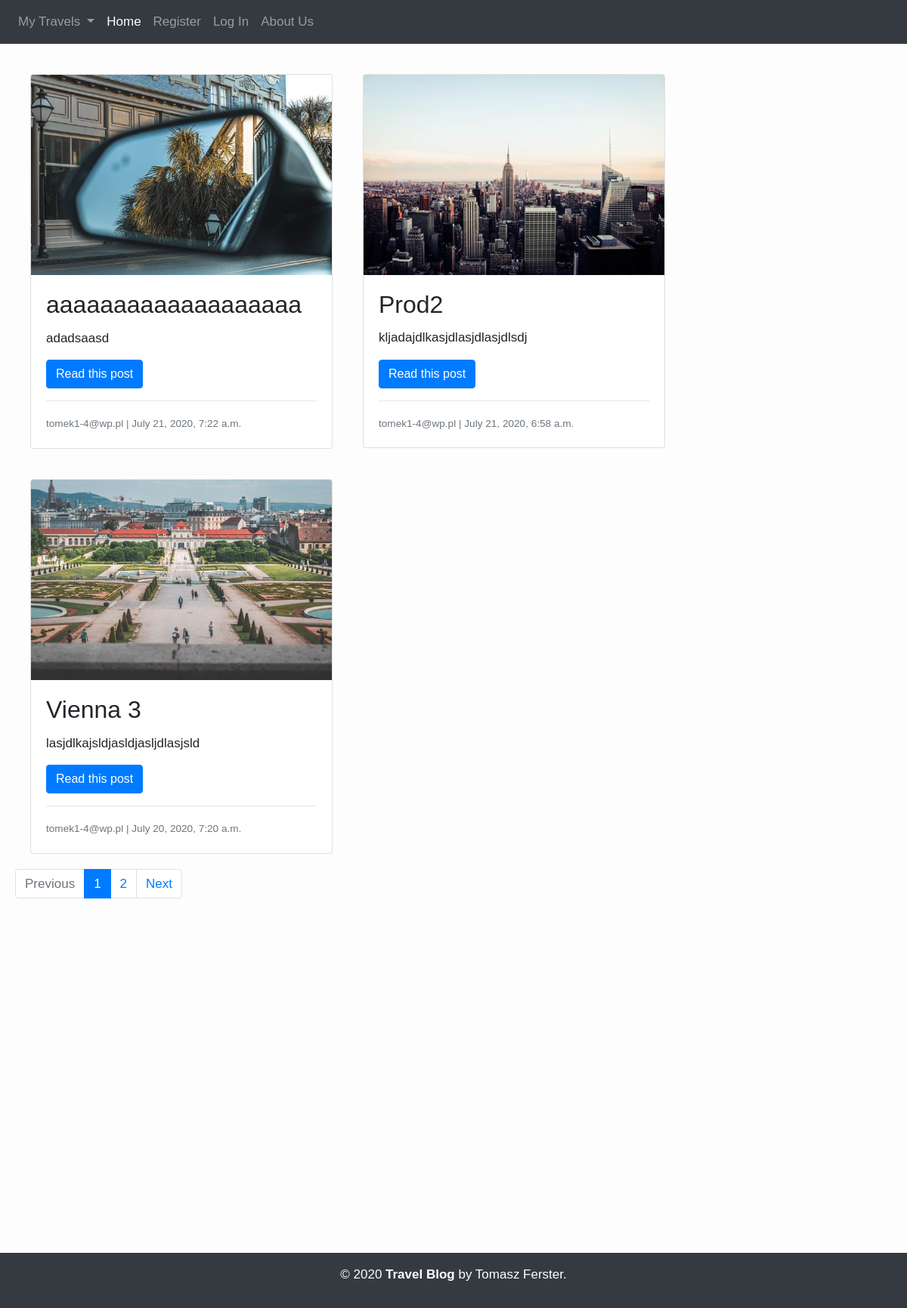
/, run on an earlier commit of the app's database.
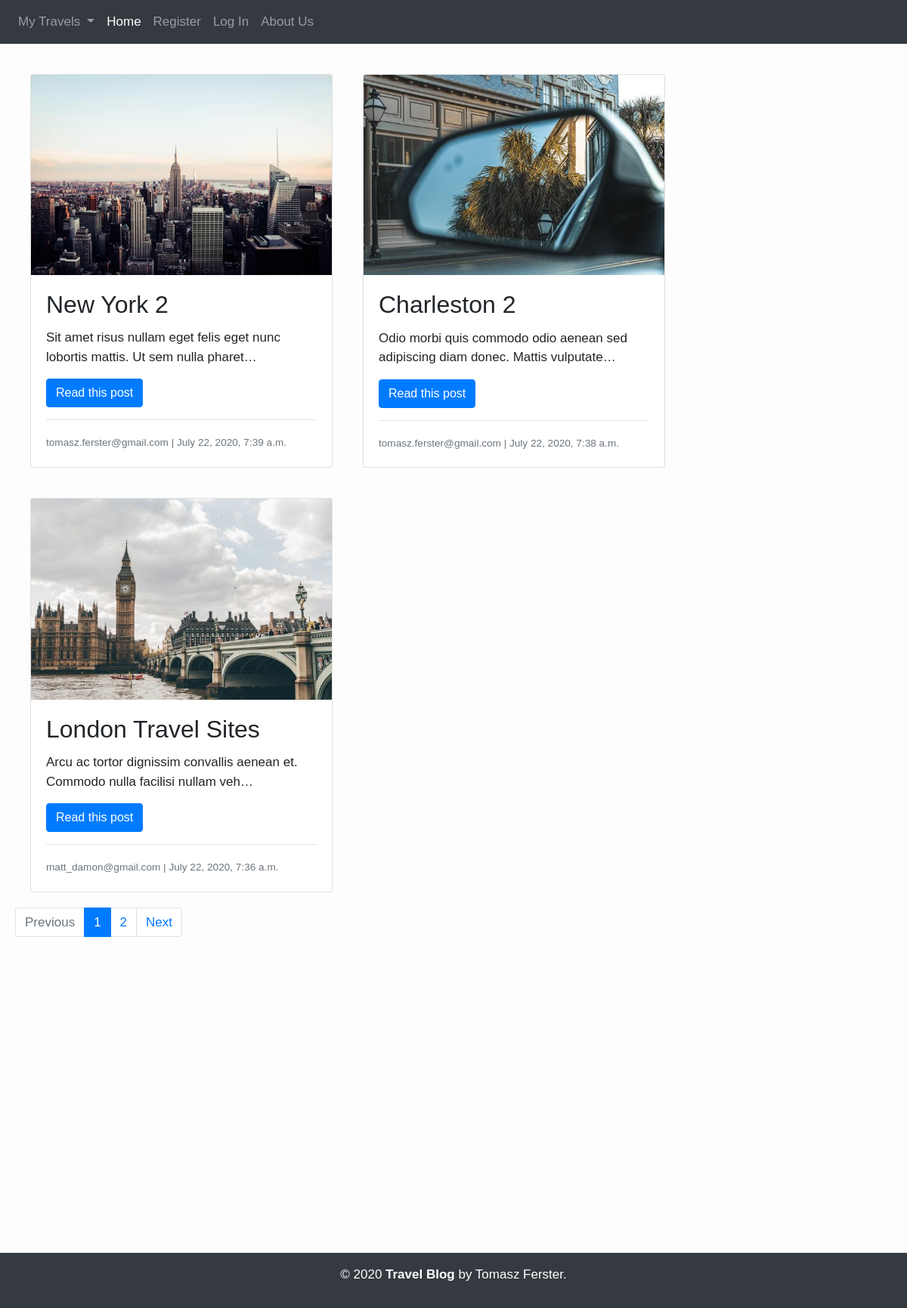
And on a later commit of the database.
### main/models.py (models this page shows, shortened)
class Post(models.Model):
    post_category = models.ForeignKey(PostCategory, on_delete=models.CASCADE, related_name='posts')
    author = models.ForeignKey(Account, on_delete=models.CASCADE, related_name='blog_posts')  # related_name is used to make it User.blog_posts instead of User.post_set
    title = models.CharField(max_length=25)
    date_published = models.DateTimeField(auto_now_add=True)
    date_modified = models.DateTimeField(auto_now=True)
    image = models.ImageField(upload_to='post_images', blank=False, null=False)
    content = models.TextField(blank=False, null=False)
    likes  = models.ManyToManyField(Account, related_name='likes', blank=True)
    class Meta:
        verbose_name_plural = 'Posts'
        ordering = ['-date_published']
    def get_absolute_url(self):
        return reverse("main:post-detail", kwargs={"pk": self.pk})

### account/models.py (models this page shows, shortened)
class Account(AbstractBaseUser):
    email           = models.EmailField(max_length=50, unique=True)
    username        = models.CharField(max_length=50, unique=True)
    date_joined     = models.DateTimeField(auto_now_add=True)
    last_login      = models.DateTimeField(auto_now=True)
    is_admin        = models.BooleanField(default=False)
    is_active       = models.BooleanField(default=True)
    is_staff        = models.BooleanField(default=False)
    is_superuser    = models.BooleanField(default=False)
    USERNAME_FIELD = 'email'                # use email instead of username
    REQUIRED_FIELDS = ['username']          # besides email, username will be required
    objects = MyAccountManager()
    def __str__(self):
        return self.email

### main/views.py (the view)
# urls.py: path('', views.PostListView.as_view(), name='post-list'),
class PostListView(ListView):
    queryset = Post.objects.all()
    context_object_name = 'posts'
    template_name = 'main/home.html'
    paginate_by = 3

### main/context_processors.py (called while the page is built)
def post_categories(request):
    categories = PostCategory.objects.all()
    return {"categories": categories}

### main/models.py (called while the page is built)
    def get_absolute_url(self):
        return reverse("main:post-sort", kwargs={"single_slug": self.slug})

### main/templates/main/home.html
{% extends 'base.html' %}
{% block content %}
<div class="card-group">
    {% for post in posts %}
        <div class="home_post_card">
            <div class="card">
                <img src="{{post.image.url}}" class="card-img-top">
                <div class="card-body">
                    <h2 class="card-title">{{ post.title }} </h2>
                    <p class="card-text">{{ post.content | safe | truncatechars:80}}</p>
                    <a href="{{post.get_absolute_url}}" class="btn btn-primary">Read this post</a>
                    <hr>
                    <p class="card-text"><small class="text-muted">{{ post.author }} | {{ post.date_published }}</small></p>
                </div>
            </div>
        </div>
    {% endfor %}
</div>
{% include 'includes/pagination.html' %}
{% endblock content %}

### templates/base.html (shortened to what this page needs)
{% load static %}
<!doctype html>
<html lang="en">
  <head>
    <link rel="stylesheet" href="https://stackpath.bootstrapcdn.com/bootstrap/4.5.0/css/bootstrap.min.css">
    <link rel="stylesheet" type="text/css" href="{% static 'main/style.css' %}">
  </head>
  <body>
    {% include 'includes/navbar.html' %}
    <div class="container">
      {% block content %} {% endblock content %}
    </div>
  </body>
  <footer>
    <div class="footer-copyright text-center py-3 bg-dark">
      <p>© 2020 <b>Travel Blog</b> by Tomasz Ferster.</p>
    </div>
  </footer>
</html>

### templates/includes/navbar.html (shortened to what this page needs)
<nav class="navbar navbar-expand-lg navbar-dark bg-dark">
	<div class="collapse navbar-collapse" id="navbarSupportedContent">
		<ul class="navbar-nav mr-auto">
			<li class="nav-item dropdown">
				<a class="nav-link dropdown-toggle" href="#" id="navbarDropdown" role="button" data-toggle="dropdown" aria-haspopup="true" aria-expanded="false">
					My Travels
				</a>
			</li>
			<li class="nav-item"><a class="nav-link active" href="/">Home</a></li>
			{% if user.is_authenticated %}
				<li class="nav-item"><a class="nav-link" href="{% url 'account:account' user.username %}">{{user.username}}</a></li>
				<li class="nav-item"><a class="nav-link" href="{% url 'account:logout' %}">Log Out</a></li>
				<li class="nav-item"><a class="nav-link" href="{% url 'main:post_create' %}">Create Post</a></li>
			{% else %}
				<li class="nav-item"><a class="nav-link" href="{% url 'account:register' %}">Register</a></li>
				<li class="nav-item"><a class="nav-link" href="{% url 'account:login' %}">Log In</a></li>
			{% endif %}
				<li class="nav-item"><a class="nav-link" href="{% url 'main:about' %}">About Us</a></li>
		</ul>
	</div>
</nav>

### templates/includes/pagination.html
{% if is_paginated %}
<nav aria-label="...">
    <ul class="pagination">
        {% if page_obj.has_previous %}
        <li class="page-item">
            <a class="page-link" href="?page={{page_obj.previous_page_number}}">Previous</a>
        </li>
        {% else %}
        <li class="page-item disabled">
            <a class="page-link" href="#">Previous</a>
        </li>
        {% endif %}
        {% for num in page_obj.paginator.page_range %}
            {% if page_obj.number == num %}
            <li class="page-item active">
                <a class="page-link" href="#">{{num}}<span class="sr-only">(current)</span></a>
            </li>
            {% else %}
            <li class="page-item">
                <a class="page-link" href="?page={{num}}">{{num}}</a>
            </li>
            {% endif %}
        {% endfor %}
        {% if page_obj.has_next %}
        <li class="page-item">
            <a class="page-link" href="?page={{page_obj.next_page_number}}">Next</a>
        </li>
        {% else %}
        <li class="page-item disabled">
            <a class="page-link" href="#">Next</a>
        </li>
        {% endif %}
    </ul>
</nav>
{% endif%}

### main/static/main/style.css (style rules this page uses)
body { font-family: sans-serif; font-size: 17px; background-color: #fdfdfd; }
.container { max-width: 1360px; min-height: 200vh; height: 100%; padding: 20px; }
.home_post_card { width: 400px; margin: 20px; }
.footer-copyright p { color: #fdfdfd; }

What changed in the data, as far as the page shows it:
removed Post: image (picture), title "aaaaaaaaaaaaaaaaaaa", content "adadsaasd", author "tomek1-4@wp.pl", date_published "July 21, 2020, 7:22 a.m."
removed Post: image (picture), title "Prod2", content "kljadajdlkasjdlasjdlasjdlsdj", author "tomek1-4@wp.pl", date_published "July 21, 2020, 6:58 a.m."
removed Post: image (picture), title "Vienna 3", content "lasjdlkajsldjasldjasljdlasjsld", author "tomek1-4@wp.pl", date_published "July 20, 2020, 7:20 a.m."
added Post: image (picture), title "New York 2", content "Sit amet risus nullam eget felis eget nunc lobortis mattis. Ut sem nulla pharet…", author "tomasz.ferster@gmail.com", date_published "July 22, 2020, 7:39 a.m."
added Post: image (picture), title "Charleston 2", content "Odio morbi quis commodo odio aenean sed adipiscing diam donec. Mattis vulputate…", author "tomasz.ferster@gmail.com", date_published "July 22, 2020, 7:38 a.m."
now on this page (row edited): Post: image (picture), title "London Travel Sites", content "Arcu ac tortor dignissim convallis aenean et. Commodo nulla facilisi nullam veh…", author "matt_damon@gmail.com", date_published "July 22, 2020, 7:36 a.m."
